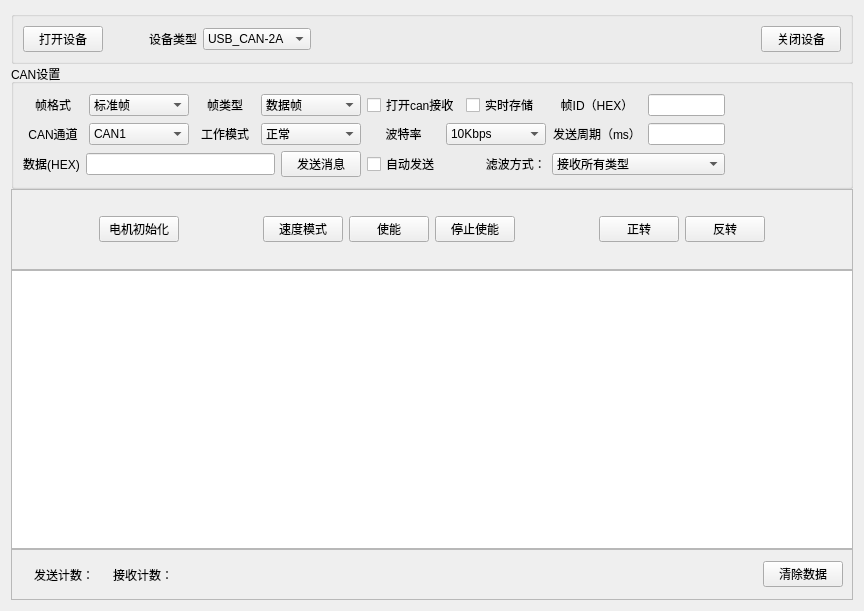
<?xml version="1.0" encoding="UTF-8"?>
<ui version="4.0">
 <class>canDataShowForm</class>
 <widget class="QWidget" name="canDataShowForm">
  <property name="geometry">
   <rect>
    <x>0</x>
    <y>0</y>
    <width>864</width>
    <height>611</height>
   </rect>
  </property>
  <property name="windowTitle">
   <string>Form</string>
  </property>
  <layout class="QGridLayout" name="gridLayout">
   <item row="0" column="0">
    <widget class="QWidget" name="widget" native="true">
     <layout class="QGridLayout" name="gridLayout_3">
      <property name="leftMargin">
       <number>0</number>
      </property>
      <property name="topMargin">
       <number>0</number>
      </property>
      <property name="rightMargin">
       <number>0</number>
      </property>
      <property name="bottomMargin">
       <number>0</number>
      </property>
      <property name="spacing">
       <number>0</number>
      </property>
      <item row="4" column="0">
       <widget class="QFrame" name="frame">
        <property name="minimumSize">
         <size>
          <width>0</width>
          <height>51</height>
         </size>
        </property>
        <property name="frameShape">
         <enum>QFrame::StyledPanel</enum>
        </property>
        <property name="frameShadow">
         <enum>QFrame::Raised</enum>
        </property>
        <layout class="QHBoxLayout" name="horizontalLayout_11">
         <item>
          <widget class="QLabel" name="label_status">
           <property name="text">
            <string/>
           </property>
          </widget>
         </item>
         <item>
          <widget class="QLabel" name="label_7">
           <property name="text">
            <string>发送计数：</string>
           </property>
          </widget>
         </item>
         <item>
          <widget class="QLabel" name="label_sendNum">
           <property name="text">
            <string/>
           </property>
          </widget>
         </item>
         <item>
          <widget class="QLabel" name="label_11">
           <property name="text">
            <string>接收计数：</string>
           </property>
          </widget>
         </item>
         <item>
          <widget class="QLabel" name="label_recvNum">
           <property name="text">
            <string/>
           </property>
          </widget>
         </item>
         <item>
          <spacer name="horizontalSpacer_2">
           <property name="orientation">
            <enum>Qt::Horizontal</enum>
           </property>
           <property name="sizeHint" stdset="0">
            <size>
             <width>650</width>
             <height>20</height>
            </size>
           </property>
          </spacer>
         </item>
         <item>
          <widget class="QPushButton" name="pushButton_cleanData">
           <property name="text">
            <string>清除数据</string>
           </property>
          </widget>
         </item>
        </layout>
       </widget>
      </item>
      <item row="0" column="0">
       <widget class="QGroupBox" name="groupBox">
        <property name="title">
         <string/>
        </property>
        <layout class="QGridLayout" name="gridLayout_4">
         <item row="0" column="0">
          <widget class="QPushButton" name="pushButton_open">
           <property name="text">
            <string>打开设备</string>
           </property>
          </widget>
         </item>
         <item row="0" column="3">
          <widget class="QPushButton" name="pushButton_close">
           <property name="text">
            <string>关闭设备</string>
           </property>
          </widget>
         </item>
         <item row="0" column="2">
          <layout class="QHBoxLayout" name="horizontalLayout">
           <item>
            <widget class="QLabel" name="label_">
             <property name="layoutDirection">
              <enum>Qt::LeftToRight</enum>
             </property>
             <property name="text">
              <string>设备类型</string>
             </property>
             <property name="alignment">
              <set>Qt::AlignCenter</set>
             </property>
            </widget>
           </item>
           <item>
            <widget class="QComboBox" name="comboBox_devtype">
             <item>
              <property name="text">
               <string>USB_CAN-2A</string>
              </property>
             </item>
             <item>
              <property name="text">
               <string>USB_CAN-2C</string>
              </property>
             </item>
             <item>
              <property name="text">
               <string>CANalyst-II</string>
              </property>
             </item>
            </widget>
           </item>
           <item>
            <spacer name="horizontalSpacer_4">
             <property name="orientation">
              <enum>Qt::Horizontal</enum>
             </property>
             <property name="sizeHint" stdset="0">
              <size>
               <width>40</width>
               <height>20</height>
              </size>
             </property>
            </spacer>
           </item>
          </layout>
         </item>
         <item row="0" column="1">
          <spacer name="horizontalSpacer_3">
           <property name="orientation">
            <enum>Qt::Horizontal</enum>
           </property>
           <property name="sizeType">
            <enum>QSizePolicy::Fixed</enum>
           </property>
           <property name="sizeHint" stdset="0">
            <size>
             <width>40</width>
             <height>20</height>
            </size>
           </property>
          </spacer>
         </item>
        </layout>
       </widget>
      </item>
      <item row="1" column="0">
       <widget class="QGroupBox" name="groupBox_2">
        <property name="title">
         <string>CAN设置</string>
        </property>
        <layout class="QGridLayout" name="gridLayout_5">
         <item row="0" column="0">
          <layout class="QHBoxLayout" name="horizontalLayout_2">
           <item>
            <widget class="QLabel" name="label_2">
             <property name="minimumSize">
              <size>
               <width>60</width>
               <height>0</height>
              </size>
             </property>
             <property name="text">
              <string>帧格式</string>
             </property>
             <property name="alignment">
              <set>Qt::AlignCenter</set>
             </property>
            </widget>
           </item>
           <item>
            <widget class="QComboBox" name="comboBox_format">
             <property name="minimumSize">
              <size>
               <width>100</width>
               <height>0</height>
              </size>
             </property>
             <item>
              <property name="text">
               <string>标准帧</string>
              </property>
             </item>
             <item>
              <property name="text">
               <string>扩展帧</string>
              </property>
             </item>
            </widget>
           </item>
          </layout>
         </item>
         <item row="0" column="1">
          <layout class="QHBoxLayout" name="horizontalLayout_3">
           <item>
            <widget class="QLabel" name="label_4">
             <property name="minimumSize">
              <size>
               <width>60</width>
               <height>0</height>
              </size>
             </property>
             <property name="text">
              <string>帧类型</string>
             </property>
             <property name="alignment">
              <set>Qt::AlignCenter</set>
             </property>
            </widget>
           </item>
           <item>
            <widget class="QComboBox" name="comboBox_frame_type">
             <property name="minimumSize">
              <size>
               <width>100</width>
               <height>0</height>
              </size>
             </property>
             <item>
              <property name="text">
               <string>数据帧</string>
              </property>
             </item>
             <item>
              <property name="text">
               <string>远程帧</string>
              </property>
             </item>
            </widget>
           </item>
          </layout>
         </item>
         <item row="0" column="2">
          <widget class="QCheckBox" name="checkBox_canrecv">
           <property name="text">
            <string>打开can接收</string>
           </property>
          </widget>
         </item>
         <item row="0" column="3">
          <widget class="QCheckBox" name="checkBox_cansave">
           <property name="text">
            <string>实时存储</string>
           </property>
          </widget>
         </item>
         <item row="0" column="4">
          <layout class="QHBoxLayout" name="horizontalLayout_4">
           <item>
            <widget class="QLabel" name="label_5">
             <property name="minimumSize">
              <size>
               <width>90</width>
               <height>0</height>
              </size>
             </property>
             <property name="text">
              <string>帧ID（HEX）</string>
             </property>
             <property name="alignment">
              <set>Qt::AlignCenter</set>
             </property>
            </widget>
           </item>
           <item>
            <widget class="QLineEdit" name="lineEdit_frame_id"/>
           </item>
          </layout>
         </item>
         <item row="0" column="5">
          <spacer name="horizontalSpacer_5">
           <property name="orientation">
            <enum>Qt::Horizontal</enum>
           </property>
           <property name="sizeHint" stdset="0">
            <size>
             <width>146</width>
             <height>20</height>
            </size>
           </property>
          </spacer>
         </item>
         <item row="1" column="0">
          <layout class="QHBoxLayout" name="horizontalLayout_5">
           <item>
            <widget class="QLabel" name="label_3">
             <property name="minimumSize">
              <size>
               <width>60</width>
               <height>0</height>
              </size>
             </property>
             <property name="text">
              <string>CAN通道</string>
             </property>
             <property name="alignment">
              <set>Qt::AlignCenter</set>
             </property>
            </widget>
           </item>
           <item>
            <widget class="QComboBox" name="comboBox_Channel">
             <property name="minimumSize">
              <size>
               <width>100</width>
               <height>0</height>
              </size>
             </property>
             <item>
              <property name="text">
               <string>CAN1</string>
              </property>
             </item>
             <item>
              <property name="text">
               <string>CAN2</string>
              </property>
             </item>
            </widget>
           </item>
          </layout>
         </item>
         <item row="1" column="1">
          <layout class="QHBoxLayout" name="horizontalLayout_7">
           <item>
            <widget class="QLabel" name="label_8">
             <property name="minimumSize">
              <size>
               <width>60</width>
               <height>0</height>
              </size>
             </property>
             <property name="text">
              <string>工作模式</string>
             </property>
             <property name="alignment">
              <set>Qt::AlignCenter</set>
             </property>
            </widget>
           </item>
           <item>
            <widget class="QComboBox" name="comboBox_work_mode">
             <property name="minimumSize">
              <size>
               <width>100</width>
               <height>0</height>
              </size>
             </property>
             <item>
              <property name="text">
               <string>正常</string>
              </property>
             </item>
             <item>
              <property name="text">
               <string>自发自收</string>
              </property>
             </item>
             <item>
              <property name="text">
               <string>只听</string>
              </property>
             </item>
            </widget>
           </item>
          </layout>
         </item>
         <item row="1" column="2" colspan="2">
          <layout class="QHBoxLayout" name="horizontalLayout_8">
           <item>
            <widget class="QLabel" name="label_9">
             <property name="minimumSize">
              <size>
               <width>60</width>
               <height>0</height>
              </size>
             </property>
             <property name="text">
              <string>波特率</string>
             </property>
             <property name="alignment">
              <set>Qt::AlignCenter</set>
             </property>
            </widget>
           </item>
           <item>
            <widget class="QComboBox" name="comboBox_baudrate">
             <property name="minimumSize">
              <size>
               <width>100</width>
               <height>0</height>
              </size>
             </property>
             <item>
              <property name="text">
               <string>10Kbps</string>
              </property>
             </item>
             <item>
              <property name="text">
               <string>20Kbps</string>
              </property>
             </item>
             <item>
              <property name="text">
               <string>40Kbps</string>
              </property>
             </item>
             <item>
              <property name="text">
               <string>50Kbps</string>
              </property>
             </item>
             <item>
              <property name="text">
               <string>80Kbps</string>
              </property>
             </item>
             <item>
              <property name="text">
               <string>100Kbps</string>
              </property>
             </item>
             <item>
              <property name="text">
               <string>125Kbps</string>
              </property>
             </item>
             <item>
              <property name="text">
               <string>200Kbps</string>
              </property>
             </item>
             <item>
              <property name="text">
               <string>250Kbps</string>
              </property>
             </item>
             <item>
              <property name="text">
               <string>400Kbps</string>
              </property>
             </item>
             <item>
              <property name="text">
               <string>500Kbps</string>
              </property>
             </item>
             <item>
              <property name="text">
               <string>666Kbps</string>
              </property>
             </item>
             <item>
              <property name="text">
               <string>800Kbps</string>
              </property>
             </item>
             <item>
              <property name="text">
               <string>1000Kbps</string>
              </property>
             </item>
             <item>
              <property name="text">
               <string>33.33Kbps</string>
              </property>
             </item>
             <item>
              <property name="text">
               <string>66.66Kbps</string>
              </property>
             </item>
             <item>
              <property name="text">
               <string>83.33Kbps</string>
              </property>
             </item>
            </widget>
           </item>
          </layout>
         </item>
         <item row="1" column="4">
          <layout class="QHBoxLayout" name="horizontalLayout_10">
           <item>
            <widget class="QLabel" name="label_10">
             <property name="minimumSize">
              <size>
               <width>90</width>
               <height>0</height>
              </size>
             </property>
             <property name="text">
              <string>发送周期（ms）</string>
             </property>
             <property name="alignment">
              <set>Qt::AlignCenter</set>
             </property>
            </widget>
           </item>
           <item>
            <widget class="QLineEdit" name="lineEdit_Period"/>
           </item>
          </layout>
         </item>
         <item row="1" column="5">
          <spacer name="horizontalSpacer_6">
           <property name="orientation">
            <enum>Qt::Horizontal</enum>
           </property>
           <property name="sizeHint" stdset="0">
            <size>
             <width>146</width>
             <height>20</height>
            </size>
           </property>
          </spacer>
         </item>
         <item row="2" column="0" colspan="2">
          <layout class="QHBoxLayout" name="horizontalLayout_9">
           <item>
            <layout class="QHBoxLayout" name="horizontalLayout_6">
             <item>
              <widget class="QLabel" name="label_6">
               <property name="text">
                <string>数据(HEX)</string>
               </property>
               <property name="alignment">
                <set>Qt::AlignCenter</set>
               </property>
              </widget>
             </item>
             <item>
              <widget class="QLineEdit" name="lineEdit_frame_date"/>
             </item>
            </layout>
           </item>
           <item>
            <widget class="QPushButton" name="pushButton_send">
             <property name="text">
              <string>发送消息</string>
             </property>
            </widget>
           </item>
          </layout>
         </item>
         <item row="2" column="2">
          <widget class="QCheckBox" name="checkBox_autoSend">
           <property name="text">
            <string>自动发送</string>
           </property>
          </widget>
         </item>
         <item row="2" column="3">
          <widget class="QLabel" name="label">
           <property name="text">
            <string>      滤波方式：</string>
           </property>
          </widget>
         </item>
         <item row="2" column="4">
          <widget class="QComboBox" name="comboBox_recvDataType">
           <item>
            <property name="text">
             <string>接收所有类型</string>
            </property>
           </item>
           <item>
            <property name="text">
             <string>只接受标准帧</string>
            </property>
           </item>
           <item>
            <property name="text">
             <string>只接受扩展帧</string>
            </property>
           </item>
          </widget>
         </item>
         <item row="2" column="5">
          <spacer name="horizontalSpacer">
           <property name="orientation">
            <enum>Qt::Horizontal</enum>
           </property>
           <property name="sizeHint" stdset="0">
            <size>
             <width>40</width>
             <height>20</height>
            </size>
           </property>
          </spacer>
         </item>
        </layout>
       </widget>
      </item>
      <item row="3" column="0">
       <widget class="QTableView" name="tableView_data"/>
      </item>
      <item row="2" column="0">
       <widget class="QFrame" name="frame_2">
        <property name="minimumSize">
         <size>
          <width>0</width>
          <height>81</height>
         </size>
        </property>
        <property name="frameShape">
         <enum>QFrame::StyledPanel</enum>
        </property>
        <property name="frameShadow">
         <enum>QFrame::Raised</enum>
        </property>
        <layout class="QGridLayout" name="gridLayout_2">
         <item row="0" column="4">
          <widget class="QPushButton" name="pushButton_enable">
           <property name="text">
            <string>使能</string>
           </property>
          </widget>
         </item>
         <item row="0" column="9">
          <spacer name="horizontalSpacer_10">
           <property name="orientation">
            <enum>Qt::Horizontal</enum>
           </property>
           <property name="sizeHint" stdset="0">
            <size>
             <width>138</width>
             <height>20</height>
            </size>
           </property>
          </spacer>
         </item>
         <item row="0" column="2">
          <spacer name="horizontalSpacer_8">
           <property name="orientation">
            <enum>Qt::Horizontal</enum>
           </property>
           <property name="sizeHint" stdset="0">
            <size>
             <width>139</width>
             <height>20</height>
            </size>
           </property>
          </spacer>
         </item>
         <item row="0" column="6">
          <spacer name="horizontalSpacer_9">
           <property name="orientation">
            <enum>Qt::Horizontal</enum>
           </property>
           <property name="sizeHint" stdset="0">
            <size>
             <width>138</width>
             <height>20</height>
            </size>
           </property>
          </spacer>
         </item>
         <item row="0" column="0">
          <spacer name="horizontalSpacer_7">
           <property name="orientation">
            <enum>Qt::Horizontal</enum>
           </property>
           <property name="sizeHint" stdset="0">
            <size>
             <width>138</width>
             <height>20</height>
            </size>
           </property>
          </spacer>
         </item>
         <item row="0" column="1">
          <widget class="QPushButton" name="pushButton_init">
           <property name="text">
            <string>电机初始化</string>
           </property>
          </widget>
         </item>
         <item row="0" column="8">
          <widget class="QPushButton" name="pushButton_reversal">
           <property name="text">
            <string>反转</string>
           </property>
          </widget>
         </item>
         <item row="0" column="7">
          <widget class="QPushButton" name="pushButton_foreward">
           <property name="text">
            <string>正转</string>
           </property>
          </widget>
         </item>
         <item row="0" column="5">
          <widget class="QPushButton" name="pushButton_stopEnable">
           <property name="text">
            <string>停止使能</string>
           </property>
          </widget>
         </item>
         <item row="0" column="3">
          <widget class="QPushButton" name="pushButton_mode">
           <property name="text">
            <string>速度模式</string>
           </property>
          </widget>
         </item>
        </layout>
       </widget>
      </item>
     </layout>
    </widget>
   </item>
  </layout>
 </widget>
 <resources/>
 <connections/>
</ui>
